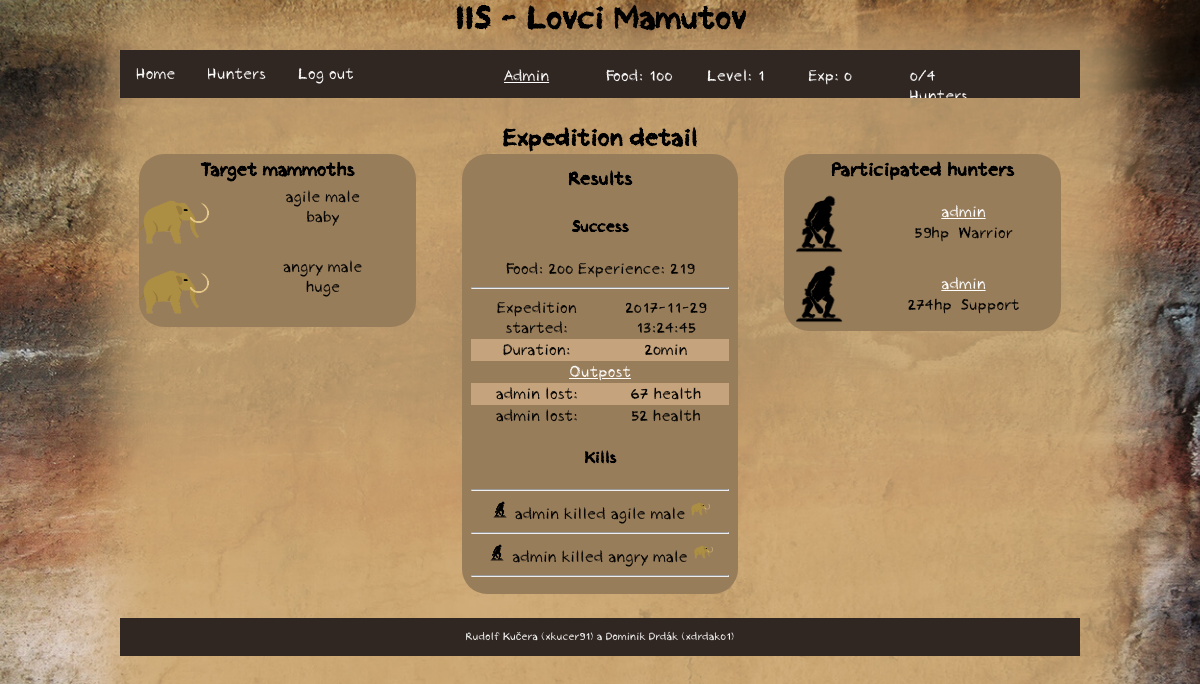
/iis/expedition/detail/5a1ea70d6424a (signed in), run on the app's committed database.
### tables this page shows
CREATE TABLE `user` (
  `id` int(11) NOT NULL,
  `name` varchar(255) NOT NULL,
  `password` varchar(255) NOT NULL,
  `level` int(11) NOT NULL,
  `food` int(11) NOT NULL,
  `experience` int(11) NOT NULL,
  `role` varchar(10) NOT NULL
);

CREATE TABLE `record` (
  `mammothId` varchar(255) NOT NULL,
  `reportId` varchar(255) NOT NULL
);

CREATE TABLE `mammoth` (
  `id` varchar(255) NOT NULL,
  `sign` varchar(255) NOT NULL,
  `properties` varchar(255) NOT NULL,
  `gender` varchar(255) NOT NULL
);

CREATE TABLE `expedition_member` (
  `hunterId` int(11) NOT NULL,
  `expeditionId` varchar(255) NOT NULL,
  `dmg` int(11) NOT NULL,
  `since` varchar(255) NOT NULL,
  `until` varchar(255) NOT NULL
);

CREATE TABLE `hunter` (
  `id` int(11) NOT NULL,
  `user` int(11) NOT NULL,
  `name` varchar(15) NOT NULL,
  `health` int(11) NOT NULL,
  `ability` int(11) NOT NULL,
  `available` int(11) NOT NULL
);

CREATE TABLE `ability` (
  `id` int(11) NOT NULL,
  `name` varchar(255) NOT NULL
);

CREATE TABLE `expedition` (
  `id` varchar(255) NOT NULL,
  `user` int(11) NOT NULL,
  `date` varchar(255) NOT NULL,
  `status` text NOT NULL,
  `success` int(11) NOT NULL,
  `report` varchar(255) NOT NULL,
  `finishTime` text NOT NULL,
  `food` int(11) NOT NULL,
  `experience` int(11) NOT NULL
);

CREATE TABLE `report` (
  `id` varchar(255) NOT NULL,
  `user` int(11) NOT NULL,
  `date` varchar(255) NOT NULL,
  `outpost` int(11) NOT NULL,
  `mammothCount` int(11) NOT NULL,
  `completion` int(11) NOT NULL
);

CREATE TABLE `murder` (
  `hunterId` int(11) NOT NULL,
  `mammothId` varchar(255) NOT NULL,
  `date` varchar(255) NOT NULL,
  `type` int(11) NOT NULL,
  `pitId` int(11) NOT NULL
);

### index.php (called while the page is built, shortened)
<?php
require_once('functions.php');
$router = new RouterController();
$router->handle(array($_SERVER['REQUEST_URI']));
$router->writeView();

### functions.php (called while the page is built, shortened)
<?php
function isLoggedIn() {
	if (isset($_SESSION['user']))
		return true;
	else
		return false;
}
function url($url) {
	return Controller::$url . $url;
}

### model/Db.php (called while the page is built)
<?php
class Db {
    private static $connection;
    private static $settings = array(
		PDO::ATTR_ERRMODE => PDO::ERRMODE_EXCEPTION,
		PDO::MYSQL_ATTR_INIT_COMMAND => "SET NAMES utf8",
		PDO::ATTR_EMULATE_PREPARES => false,
	);
    public static function connect($host, $user, $password, $database) {
		if (!isset(self::$connection)) {
			self::$connection = @new PDO(
				"mysql:host=$host;dbname=$database",
				$user,
				$password,
				self::$settings
			);
		}
	}
    public static function queryOne($query, $parameters = array()) {
		$result = self::$connection->prepare($query);
		$result->execute($parameters);
		return $result->fetch();
	}
    public static function queryAll($query, $parameters = array()) {
		$result = self::$connection->prepare($query);
		$result->execute($parameters);
		return $result->fetchAll();
	}
    public static function querySingle($query, $parameters = array()) {
		$result = self::queryOne($query, $parameters);
		return $result[0];
	}
	public static function query($query, $parameters = array()) {
		$result = self::$connection->prepare($query);
		$result->execute($parameters);
		return $result->rowCount();
	}
}

### model/user.php (called while the page is built, shortened)
<?php
class User {
	private $id;
	private $name;
	private $level;
	private $food;
	private $experience;
	private $role;
	public function __construct ($name) {
		$user = Db::queryOne('SELECT * FROM user WHERE name = ?',[$name]);
		if (empty($user)) {
			$this->name = $name;
			$this->level = 1;
			$this->food = 100;
			$this->experience = 0;
			$this->role = 'user';
		} else {
			$this->id = $user['id'];
			$this->name = $user['name'];
			$this->level = $user['level'];
			$this->food =  $user['food'];
			$this->experience =  $user['experience'];
			$this->role = $user['role'];
		}
	}
	public function getId() {
		if (isset($this->id))
			return $this->id;
		else
			return $this->id = Db::querySingle('SELECT id FROM user WHERE name = ?', [$this->name]);
	}
	public function getLevel() {
		return $this->level;
	}
	public function getFood() {
		return $this->food;
	}
	public function getExp() {
		return $this->experience;
	}
	public function getRole() {
		return $this->role;
	}
	public function getMyHuntersCount() {
		return Db::query('SELECT * FROM hunter WHERE user = ? AND health > ?', [$this->id,0]);
	}
}

### controller/RouterController.php (called while the page is built, shortened)
<?php
class RouterController extends Controller
{
	protected $controller;
	private function dashToCamelCase($text)
	{
		$word = str_replace('-', ' ', $text);
		$word = ucwords($word);
		$word = str_replace(' ', '', $word);
		return $word;
	}
	private function parseURL($url)
	{
        $parsedURL = parse_url($url);
		$parsedURL["path"] = ltrim($parsedURL["path"], "/");
		$parsedURL["path"] = trim($parsedURL["path"]);
		$splitPath = explode("/", $parsedURL["path"]);
		return $splitPath;
	}
    public function handle($parameters)
    {
		$parsedURL = $this->parseURL($parameters[0]);
		$iis = array_shift($parsedURL);
		$controllerClass = $this->dashToCamelCase(array_shift($parsedURL)) . 'Controller';
		if (file_exists('controller/' . $controllerClass . '.php'))
			$this->controller = new $controllerClass;
		else
			$this->redirect('error');
        $this->controller->handle($parsedURL);
		if (isLoggedIn()) {
			$this->data['user'] = new User($_SESSION['user']);
		}
    }
}

### controller/ExpeditionController.php (called while the page is built, shortened)
<?php
class ExpeditionController extends Controller
{
    public function handle($parameters)
    {
        if (!isLoggedIn()) {
	       $this->redirect('error');
        } else {
            if (isset($parameters[0]) && $parameters[0] == 'create') {
                $this->create();
            } elseif (isset($parameters[0]) && $parameters[0] == 'detail') {
                $this->detail($parameters[1]);
            }
        }
    }
    public function detail($expId) {
        $expedition = Db::queryOne('SELECT * FROM expedition WHERE id = ?', [$expId]);
        $report = Db::queryOne('SELECT * FROM report WHERE id = ?', [$expedition['report']]);
        $mammoths = Db::queryAll('SELECT * FROM mammoth JOIN record ON mammoth.id=record.mammothId WHERE record.reportId = ?',[$report['id']]);
        $hunters = Db::queryAll('SELECT * FROM hunter JOIN expedition_member ON hunter.id=expedition_member.hunterId WHERE expeditionId = ?', [$expId]);
        $murders = Db::queryAll('SELECT * FROM murder LEFT JOIN mammoth ON murder.mammothId=mammoth.id LEFT JOIN hunter ON murder.hunterId=hunter.id WHERE date = ?', [$expedition['finishTime']]);
    }
}

### model/ability.php (called while the page is built, shortened)
<?php
class Ability {
	public static function getAbilityName($id) {
		return Db::querySingle('SELECT name FROM ability WHERE id = ?', [$id]);
	}
}

### view/expeditionDetail.phtml (the view, shortened to what this page needs)
<h1>Expedition detail</h1>
<div id="mammoths">
	<h3>Target mammoths</h3>
	<?php foreach ($mammoths as $mammoth) : ?>
		<div class="mammoth">
			<img src="<?= url('img/mammoth.png') ?>" height="70px">
			<p><?= $mammoth['properties'] . ' ' . $mammoth['gender'] ?></p>
			<p><?=  $mammoth['sign'] ?></p>
		</div>
	<?php endforeach; ?>
</div>
<div id="hunters">
	<h3>Participated hunters</h3>
	<?php foreach ($hunters as $hunter) : ?>
		<div class="hunter">
			<div>
				<img src="<?= url('img/hunter.png') ?>" height="70px">
				<p class="hunterName"><a href="<?= url('hunter/detail/'.$hunter['id']) ?>"><?= $hunter['name'] ?></a></p>
				<p class="hunterInfo"><?= $hunter['health'] . 'hp, ' . Ability::getAbilityName($hunter['ability']) ?></p>
			</div>
		</div>
	<?php endforeach; ?>
</div>
<div id="results">
	<h3>Results</h3>
	<?php if ($expedition['status'] == 'In progress') : ?>
		<h4>In progress</h4>
		<p>
			Expedition ends in: <br>
			<span>
				<span  id="timer-0-minutes">
					<?= floor((strtotime($expedition['finishTime']) - time())/60) ?>
				</span>
				 minutes
			</span>
			<span>
				<span  id="timer-0-seconds">
					<?= (strtotime($expedition['finishTime']) - time())%60 ?>
				</span>
				 seconds
			</span>
		</p>
	<?php else : ?>
		<h4>
			<?php if ($expedition['success']) : ?>
				Success
			<?php else : ?>
				Failure
			<?php endif; ?>
		</h4>
		<div>
			<?= "Food: ". $expedition['food'] . "   Experience: " . $expedition['experience']; ?>
		</div>
		<hr>
		<table>
			<tr>
				<td>Expedition started:</td>
				<td><?= $expedition['date'] ?></td>
			</tr>
			<tr>
				<td>Duration:</td>
				<td><?= $report['mammothCount']*10 . 'min' ?></td>
			</tr>
			<tr>
				<td colspan="2"><a href="<?= url('outpost/detail/'.$report['outpost']) ?>">Outpost</a></td>
			</tr>
			<?php foreach ($hunters as $hunter) : ?>
				<tr>
					<td><?= $hunter['name'] . ' lost:' ?></td>
					<td><?= $hunter['dmg'] ?> health</td>
				</tr>
			<?php endforeach; ?>
		</table>
		<div id="murders">
			<h4>Kills</h4>
			<?php foreach ($murders as $murder) : ?>
				<?php if ($murder['type'] == 1) : ?>
					<hr>
					<div class="murder">
						<img src="<?= url('img/hunter.png') ?>" height="20px">
						<?= $murder['name'] ?> killed <?= $murder['properties'] . ' ' . $murder['gender'] ?>
						<img src="<?= url('img/mammoth.png') ?>" height="20px">
					</div>
				<?php endif; ?>
			<?php endforeach; ?>
			<hr>
		</div>
	<?php endif; ?>
</div>

### view/template.phtml (shortened to what this page needs)
<!DOCTYPE html>
<html lang="cs-cz">
	<head>
		<link rel="stylesheet" href="<?= url('css/style.css') ?>" type="text/css"/>
		<link rel="stylesheet" href="<?= url('css/navigation.css') ?>" type="text/css"/>
		<link rel="stylesheet" href="<?= url('css/start.css') ?>" type="text/css"/>
		<link rel="stylesheet" href="<?= url('css/hunter.css') ?>" type="text/css"/>
		<link rel="stylesheet" href="<?= url('css/outpost.css') ?>" type="text/css"/>
		<link rel="stylesheet" href="<?= url('css/expedition.css') ?>" type="text/css"/>
		<link rel="stylesheet" href="<?= url('css/user.css') ?>" type="text/css"/>
		<link rel="stylesheet" href="<?= url('css/admin.css') ?>" type="text/css"/>
	</head>
	<body>
		<header>
			<div class="center">
				<h1>IIS - Lovci Mamutov</h1>
			</div>
		</header>
		<nav>
			<div class="center">
				<ul>
					<li><a href="<?= url('home') ?>">Home</a></li>
					<?php if (isLoggedIn()): ?>
						<li><a href="<?= url('hunter/overview') ?>">Hunters</a></li>
						<li><a href="<?= url('logout') ?>">Log out</a></li>
						<div id="stats">
							<p id="stats-name"><a href="<?= url('user/detail/'.$user->getId()) ?>"><?= $_SESSION['user'] ?></a></p>
							<p id="stats-food">Food: <?= $user->getFood()?></p>
							<p id="stats-lvl">Level: <?= $user->getLevel()?></p>
							<p id="stats-exp">Exp: <?= $user->getExp()?></p>
							<p id="stats-hunters"><?= $user->getMyHuntersCount() ?>/<?= $user->getLevel()+3?> Hunters</p>
						</div>
					<?php endif; ?>
				</ul>
			</div>
		</nav>
		<article>
			<div class="center">
				<?php $this->controller->writeView();  ?>
			</div>
		</article>
		<footer>
			<div class="center">
				<p>
					<?php if (isLoggedIn()) : ?>
						<?php if ($user->getRole() == 'admin') : ?>
							<a href="<?= url('admin/controlPanel') ?>">Rudolf Kučera (xkucer91) a Dominik Drdák (xdrdak01)</a>
						<?php else : ?>
							Rudolf Kučera (xkucer91) a Dominik Drdák (xdrdak01)
						<?php endif; ?>
					<?php else : ?>
						<a href="<?= url('admin/login') ?>">Rudolf Kučera (xkucer91) a Dominik Drdák (xdrdak01)</a>
					<?php endif; ?>
				</p>
			</div>
		</footer>
	</body>
</html>

### css/style.css (style rules this page uses)
html { height: 100%; width: 100%; margin: 0; padding: 0; font-family: 'Crayon Hand', Arial, sans-serif; font-weight:normal; font-style:normal; text-shadow: none; }
body { width: 100%; margin: 0; padding: 0; min-height: 100%; float: left; background-image: url('../img/bg.jpg'); background-size: cover; background-repeat: no-repeat; background-attachment: fixed; }
header { width: 100%; height: 50px; margin: 0; padding: 0; float: left; }
article { margin: 0; padding: 2%; width: 96%; min-height: 200px; float: left; }
footer { width: 100%; font-size: 11px; text-align: center; float: left; margin: 0; }
footer .center { background-color: #302722; color: white; padding-top: 1px; padding-bottom: 1px; }
.center { margin: 0 auto; padding: 0; width: 80%; }
h1 { margin: 0; text-align: center; }
a, a:visited { color: white; }

### css/navigation.css (style rules this page uses)
nav { height: 50px; width: 100%; margin: 0; padding: 0; float: left; }
nav ul { list-style-type: none; margin: 0; padding: 0; overflow: hidden; background-color: #302722; }
nav li { float: left; margin-bottom: 0; }
nav li a { display: block; color: white; text-align: center; padding: 14px 16px; text-decoration: none; margin-bottom: 0; }
#stats { height: 40px; width:60%; float:right; color: white; }
#stats p { float:left; height: 40px; width: 15%; margin-right: 15px; }

### css/expedition.css (style rules this page uses)
#mammoths { float: left; width: 30%; background-color: #987d5b; border-radius: 25px; }
.mammoth { float: left; width: 100%; text-align: center; }
.mammoth img { float: left; }
.mammoth p { width: 60%; float: right; margin:0; padding: 0; margin-right: 10px; }
#hunters { float: right; width: 30%; background-color: #987d5b; border-radius: 25px; }
.hunter { width: 100%; }
.hunter img { float:left; }
.hunter div { width: 96%; height: 70px; }
.hunterName { margin: 0; padding-top: 15px; float: right; text-align: center; width: 65%; height: 5px; }
.hunterInfo { text-align: center; float: right; width: 65%; height: 20px; }
#results { margin: auto; width: 28%; background-color: #987d5b; border-radius: 25px; padding: 1%; text-align: center; }
#results table { border-radius: 25px; }
#results table, #results td { border-collapse: collapse; }
#results tr:nth-child(2n) { border-collapse: collapse; background-color: #c5a37d; }
h3 { margin: auto; text-align: center; padding: 5px; }

### data on the page
user: food "100", level "1", experience "0", $user->getLevel()+3 "4"
record: mammothId.properties "agile", mammothId.gender "male", mammothId.sign "baby"
record: mammothId.properties "angry", mammothId.gender "male", mammothId.sign "huge"
expedition_member: hunterId.name "admin", hunterId.health "59", hunterId.name "Warrior", dmg "67"
expedition_member: hunterId.name "admin", hunterId.health "274", hunterId.name "Support", dmg "52"
expedition: food "200", experience "219", date "2017-11-29 13:24:45"
report: $report['mammothCount']*10 "20"
murder: type 1 (drawn), hunterId.name "admin", mammothId.properties "agile", mammothId.gender "male"
murder: type 1 (drawn), hunterId.name "admin", mammothId.properties "angry", mammothId.gender "male"

### other printed values
$_SESSION['user'] "Admin"
$user->getMyHuntersCount() "0"
